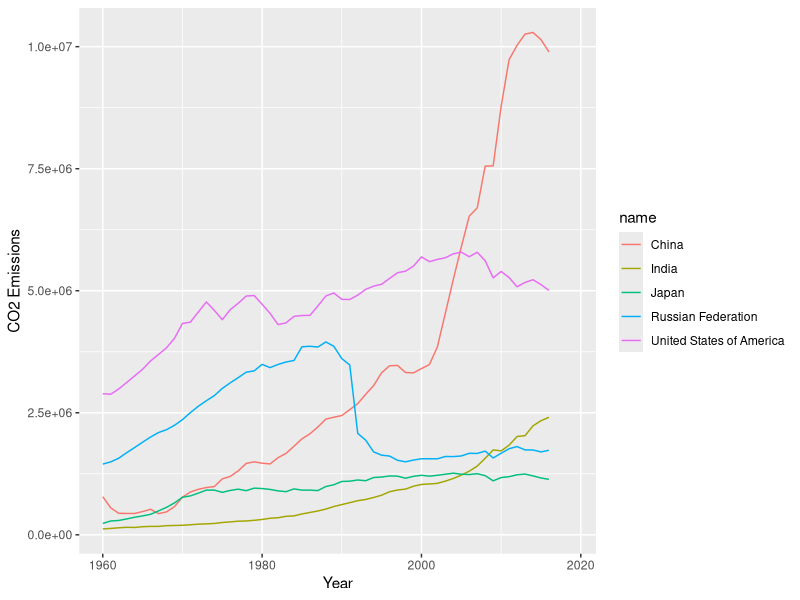
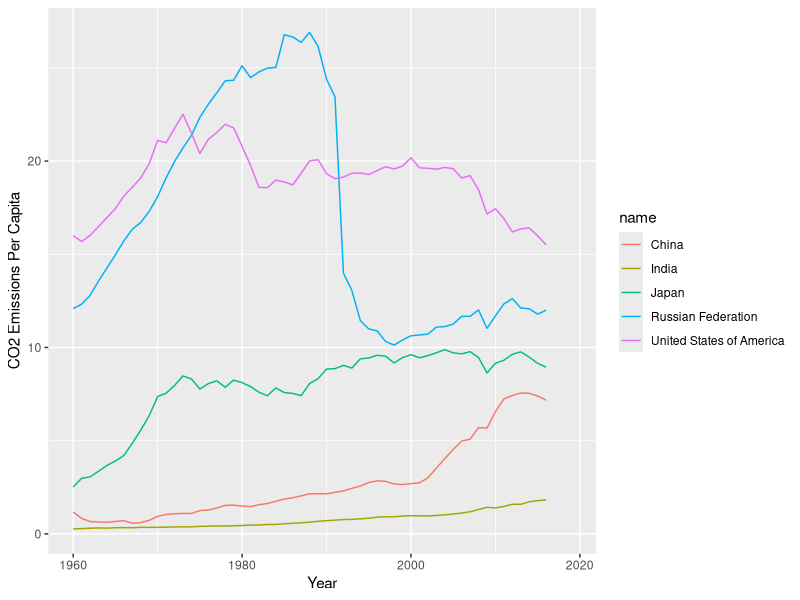
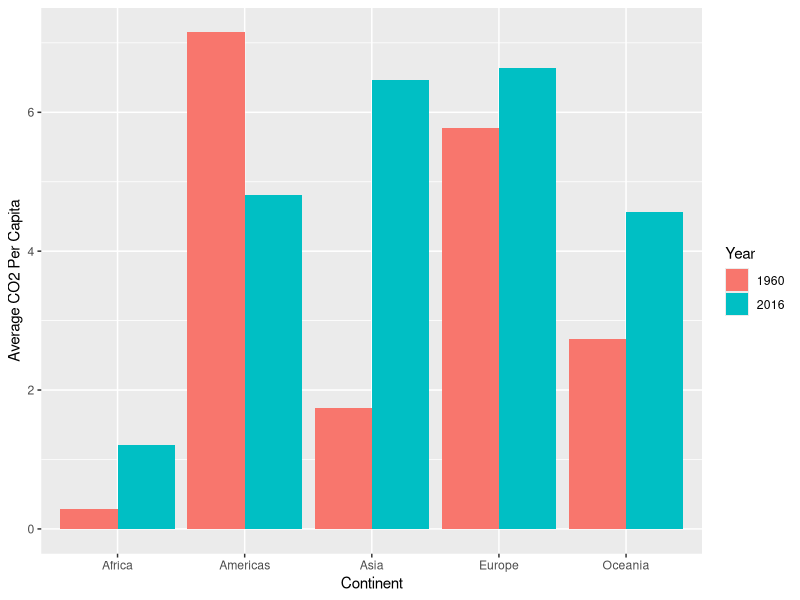
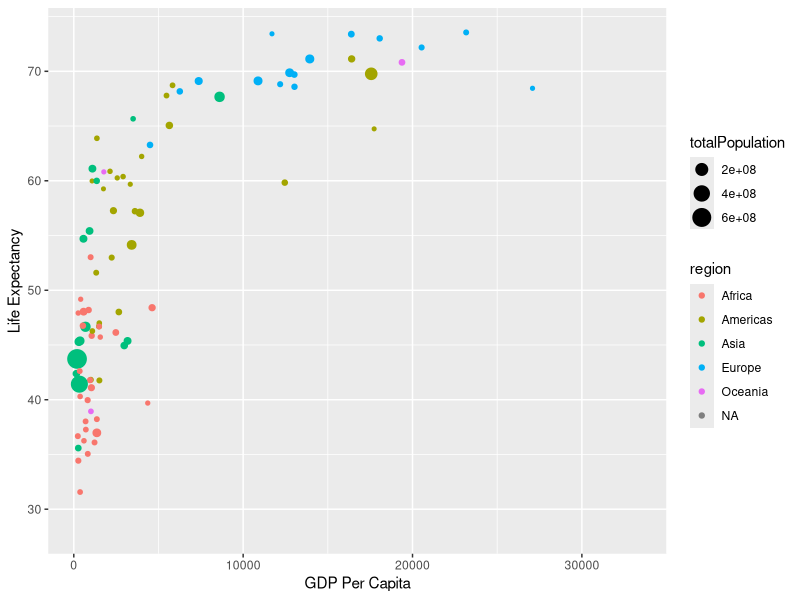
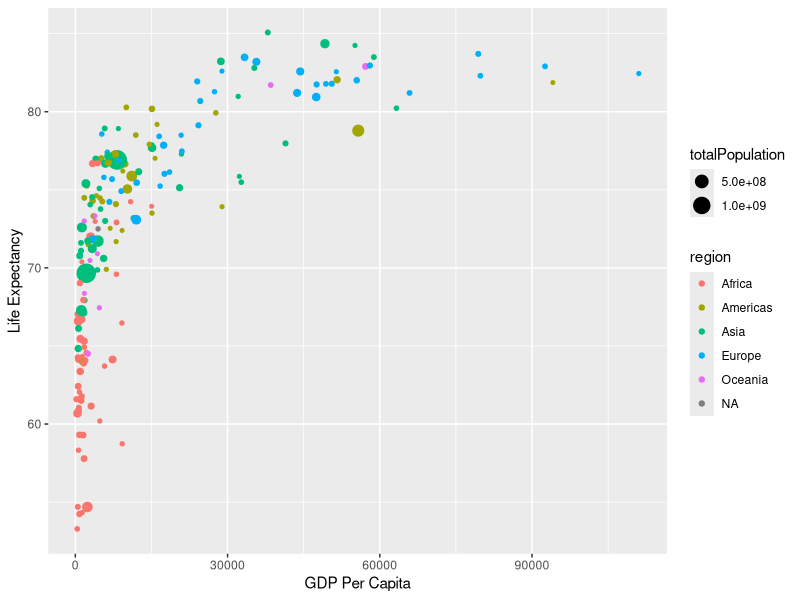
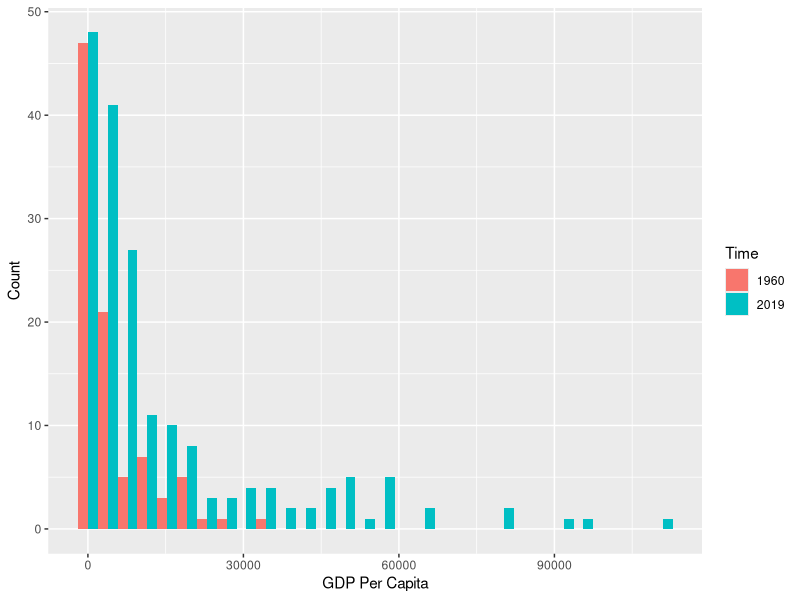

Write R code to recreate these figures, in order.
## ---- chunk 1
library(tidyverse)

gapMinderSet <- read_delim("gapminder.csv")


ncol(gapMinderSet)
nrow(gapMinderSet)
dim(gapMinderSet)

gapMinderSet %>% 
  head(3)
## ---- chunk 2

gapMinderSet <- read_delim("gapminder.csv")

gapMinderSet %>% 
  select(iso2, iso3, name) %>% 
  summarize(totalCountries = n_distinct(name), totalISO2 = n_distinct(iso2),
            totalISO3 = n_distinct(iso3))

## ---- chunk 3

gapMinderSet <- read_delim("gapminder.csv")

gapMinderSet %>% 
  select(iso2, name) %>%
  group_by(iso2) %>% 
  summarize(namesISO2 = n_distinct(name)) %>% 
  arrange(desc(namesISO2))

gapMinderSet %>% 
  select(iso2, name) %>% 
  filter(is.na(iso2)) %>% 
  distinct(name)

## ---- chunk 4

gapMinderSet <- read_delim("gapminder.csv")

gapMinderSet %>% 
  select(iso3, name) %>%
  group_by(name) %>% 
  summarize(namesISO3 = n_distinct(iso3)) %>% 
  arrange(desc(namesISO3))

gapMinderSet %>% 
  filter(is.na(name)) %>% 
  distinct(iso3)
## ---- chunk 5
gapMinderSet %>% 
  summarize(max = max(time, na.rm = TRUE), min = min(time, na.rm = TRUE))
## ---- chunk 6
gapMinderSet %>% 
  select(time, co2, co2_PC) %>% 
  group_by(time) %>% 
  summarize(co2Missing = sum(is.na(co2)), co2_PCMissing = sum(is.na(co2_PC)))
  
## ---- chunk 7

gapMinderSet %>% 
  filter(iso3 == "USA" | iso3 == "CHN" | iso3 == "IND" | 
         iso3 == "RUS" | iso3 == "JPN") %>% 

ggplot() +
  geom_line(aes(time, co2, col = name)) +
  labs(x = "Year",
       y = "CO2 Emissions")

## ---- chunk 8
gapMinderSet %>% 
  filter(iso3 == "USA" | iso3 == "CHN" | iso3 == "IND" | 
         iso3 == "RUS" | iso3 == "JPN") %>% 

ggplot() +
  geom_line(aes(time, co2_PC, col = name)) +
  labs(x = "Year",
       y = "CO2 Emissions Per Capita")
## ---- chunk 9
dataSet <- gapMinderSet %>% 
  select(region, co2_PC, time) %>% 
  group_by(region, time) %>% 
  filter(!is.na(region), time %in% c(1960, 2016), !is.na(co2_PC)) %>% 
  summarize(average = mean(co2_PC, na.rm = TRUE))
dataSet
## ---- chunk 10
ggplot(dataSet, aes(region, average, fill = factor(time))) +
  geom_col(pos = "dodge") +
  labs(x = "Continent",
       y = "Average CO2 Per Capita",
       fill = "Year")
## ---- chunk 11
highestEmitter <- gapMinderSet %>% 
  filter(time == 2016, !is.na(co2_PC), !is.na(region)) %>% 
  select(region, name, co2_PC) %>% 
  group_by(region) %>% 
  filter(rank(desc(co2_PC)) < 4) %>% 
  arrange(region, desc(co2_PC))
highestEmitter

lowestEmitter <- gapMinderSet %>%
  filter(time == 2016, !is.na(co2_PC), !is.na(region)) %>% 
  select(region, name, co2_PC) %>% 
  group_by(region) %>% 
  filter(rank(co2_PC) < 4) %>% 
  arrange(region, desc(co2_PC))
lowestEmitter
## ---- chunk 12
gapMinderSet %>% 
  filter(time == 1960) %>% 
  ggplot(aes(GDP_PC, lifeExpectancy, color = region, size = totalPopulation)) +
  geom_point() +
      labs(x = "GDP Per Capita",
         y = "Life Expectancy")

## ---- chunk 13
gapMinderSet %>% 
  filter(time == 2019) %>% 
  ggplot(aes(GDP_PC, lifeExpectancy, color = region, size = totalPopulation)) +
  geom_point() +
    labs(x = "GDP Per Capita",
         y = "Life Expectancy")
## ---- chunk 14
gapMinderSet %>% 
  filter(time %in% c(1960, 2019)) %>% 
  group_by(region, time) %>% 
  summarize(averageLifeExpectancy = mean(lifeExpectancy, na.rm = TRUE))
## ---- chunk 15
lifeExpectancySet <- gapMinderSet %>% 
  filter(time %in% c(1960, 2019)) %>% 
  group_by(region, time) %>% 
  summarize(averageLifeExpectancy = mean(lifeExpectancy, na.rm = TRUE)) %>% 
  group_by(region) %>% 
  summarize(difference = averageLifeExpectancy - lag(averageLifeExpectancy)) %>% 
  filter(!is.na(difference)) %>% 
  arrange(difference)
lifeExpectancySet
## ---- chunk 16
gapMinderSet %>% 
  filter(time == 1960 | time == 2019, !is.na(GDP_PC)) %>% 
  ggplot(aes(GDP_PC, fill = factor(time))) +
  geom_histogram(pos = "dodge") +
  labs(x = "GDP Per Capita",
       y = "Count",
       fill = "Time")

## ---- chunk 17
gapMinderSet %>%
  filter(!is.na(name), !is.na(lifeExpectancy)) %>% 
  group_by(time) %>% 
  mutate(lifeExpectancyRank = rank(desc(lifeExpectancy))) %>% 
  ungroup() %>% 
  filter(time == 1960 | time == 2019, iso3 == "USA") %>% 
  select(name, time, lifeExpectancyRank)
  
## ---- chunk 18
gapMinderSet %>%
  filter(!is.na(name), !is.na(lifeExpectancy)) %>% 
  group_by(time) %>% 
  mutate(lifeExpectancyRank = rank(desc(lifeExpectancy)),
         totalCountries = n(),
         LeRankPercentage = lifeExpectancyRank / totalCountries * 100) %>% 
  ungroup() %>% 
  filter(time == 1960 | time == 2019, iso3 == "USA") %>% 
  select(name, time, lifeExpectancyRank, LeRankPercentage)
